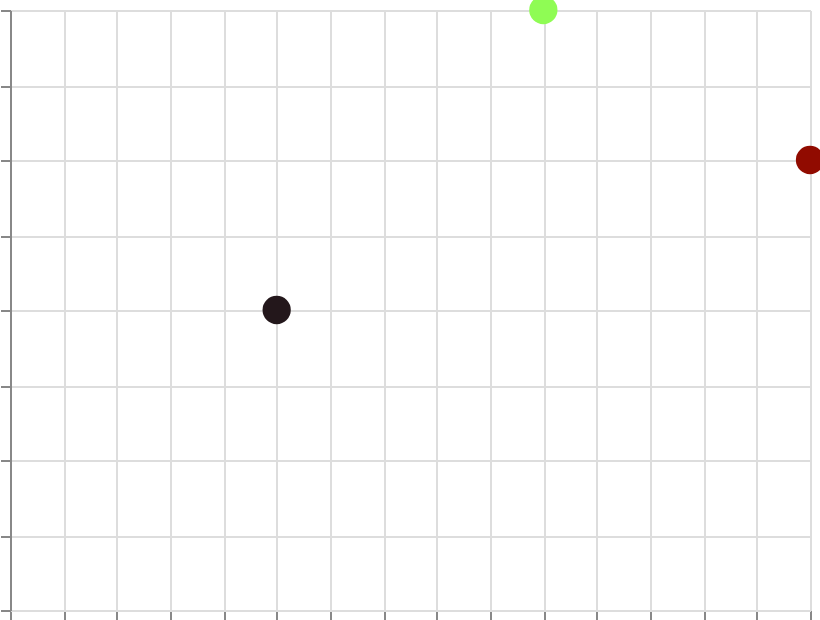

Vega-Lite specification stored for this chart:
### Vega specification from a JSON file in a GitHub repository (floating-point values rounded to 4 significant figures)
{"$schema": "https://vega.github.io/schema/vega/v6.json", "width": 400, "height": 300, "padding": 5, "autosize": "none", "data": [{"name": "table", "values": [{"x": 1, "y": 2, "val": 10}, {"x": 2, "y": 4, "val": 50}, {"x": 3, "y": 3, "val": 90}]}], "scales": [{"name": "x", "type": "linear", "domain": {"data": "table", "field": "x"}, "range": "width", "nice": true}, {"name": "y", "type": "linear", "domain": {"data": "table", "field": "y"}, "range": [{"signal": "height"}, 0], "nice": true}, {"name": "color", "type": "sequential", "domain": {"data": "table", "field": "val"}, "scheme": "turbo"}], "marks": [{"type": "symbol", "from": {"data": "table"}, "encode": {"update": {"x": {"scale": "x", "field": "x"}, "y": {"scale": "y", "field": "y"}, "size": {"value": 200}, "fill": {"scale": "color", "field": "val"}}}}], "axes": [{"scale": "x", "orient": "bottom", "grid": true, "labels": false}, {"scale": "y", "orient": "left", "grid": true, "labels": false}], "legends": [{"fill": "color"}]}
